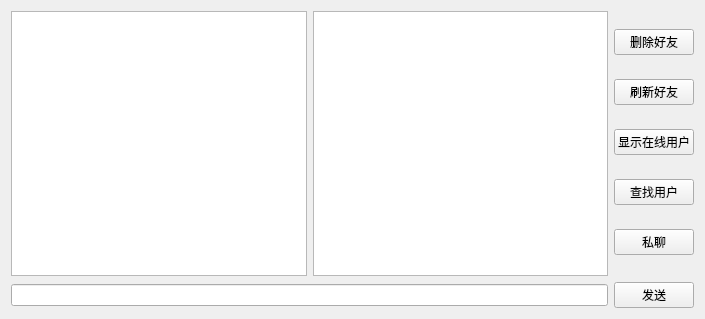
<?xml version="1.0" encoding="UTF-8"?>
<ui version="4.0">
 <class>friendWidget</class>
 <widget class="QWidget" name="friendWidget">
  <property name="geometry">
   <rect>
    <x>0</x>
    <y>0</y>
    <width>705</width>
    <height>319</height>
   </rect>
  </property>
  <property name="windowTitle">
   <string>Form</string>
  </property>
  <layout class="QHBoxLayout" name="horizontalLayout_4">
   <item>
    <layout class="QVBoxLayout" name="pmain">
     <item>
      <layout class="QHBoxLayout" name="horizontalLayout_3">
       <item>
        <layout class="QHBoxLayout" name="horizontalLayout">
         <item>
          <widget class="QTextEdit" name="text_"/>
         </item>
         <item>
          <widget class="QListWidget" name="listfriend"/>
         </item>
        </layout>
       </item>
       <item>
        <layout class="QVBoxLayout" name="verticalLayout">
         <item>
          <widget class="QPushButton" name="btn_delFriend">
           <property name="text">
            <string>删除好友</string>
           </property>
          </widget>
         </item>
         <item>
          <widget class="QPushButton" name="btn_freashFriend">
           <property name="text">
            <string>刷新好友</string>
           </property>
          </widget>
         </item>
         <item>
          <widget class="QPushButton" name="btn_shwoOnlineUser">
           <property name="text">
            <string>显示在线用户</string>
           </property>
          </widget>
         </item>
         <item>
          <widget class="QPushButton" name="btn_serchUser">
           <property name="text">
            <string>查找用户</string>
           </property>
          </widget>
         </item>
         <item>
          <widget class="QPushButton" name="btn_privateChat">
           <property name="text">
            <string>私聊</string>
           </property>
          </widget>
         </item>
        </layout>
       </item>
      </layout>
     </item>
     <item>
      <layout class="QHBoxLayout" name="horizontalLayout_2">
       <item>
        <widget class="QLineEdit" name="lineEdit"/>
       </item>
       <item>
        <widget class="QPushButton" name="btn_sendMsg">
         <property name="text">
          <string>发送</string>
         </property>
        </widget>
       </item>
      </layout>
     </item>
    </layout>
   </item>
  </layout>
 </widget>
 <resources/>
 <connections/>
</ui>
